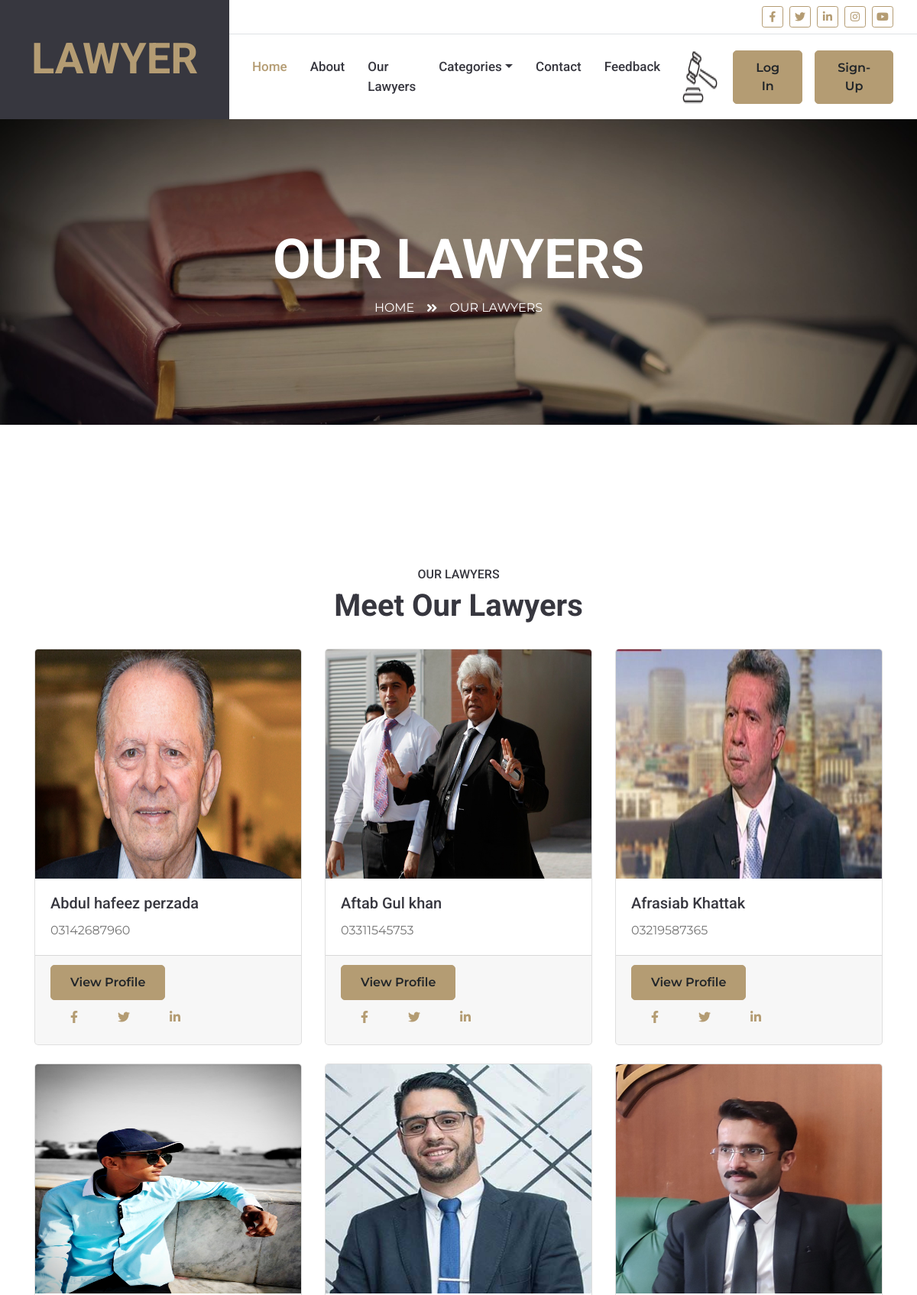
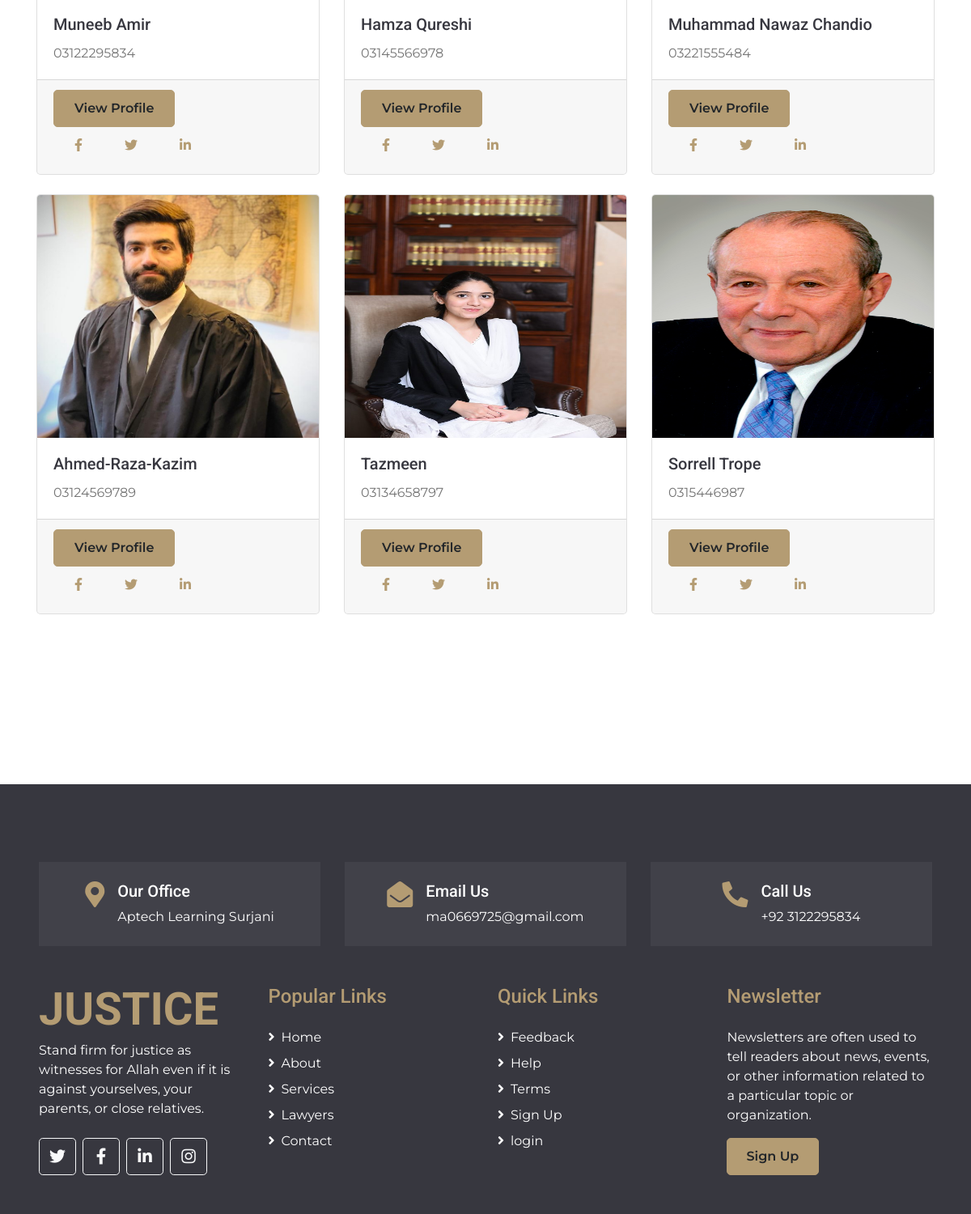
The page /laawyer.PHP on the database its author committed (2 pictures, top to bottom).
### tables this page shows
CREATE TABLE `lawyers` (
  `lawyer_id` int(11) NOT NULL,
  `lawyer_name` varchar(255) NOT NULL,
  `contact_number` varchar(20) NOT NULL,
  `image` varchar(2000) NOT NULL
);

### laawyer.PHP (the view, shortened to what this page needs)
<!DOCTYPE html>
<html lang="en">
<head>
    <link href="https://cdnjs.cloudflare.com/ajax/libs/font-awesome/5.10.0/css/all.min.css" rel="stylesheet">
    <link href="lib/owlcarousel/assets/owl.carousel.min.css" rel="stylesheet">
    <link href="lib/tempusdominus/css/tempusdominus-bootstrap-4.min.css" rel="stylesheet" />
    <link href="css/style.css" rel="stylesheet">
</head>
<body>
    <?php include('header.php'); ?>
    <div class="container-fluid bg-page-header" style="margin-bottom: 90px; background-image:url(image/book.jpg); ">
        <div class="container">
            <div class="d-flex flex-column align-items-center justify-content-center" style="min-height: 400px">
                <h3 class="display-3 text-white text-uppercase">Our Lawyers</h3>
                <div class="d-inline-flex text-white">
                    <p class="m-0 text-uppercase"><a class="text-white" href="">Home</a></p>
                    <i class="fa fa-angle-double-right pt-1 px-3"></i>
                    <p class="m-0 text-uppercase">Our Lawyers</p>
                </div>
            </div>
        </div>
    </div>
    <div class="container-fluid py-5">
        <div class="container py-5">
            <div class="text-center pb-2">
                <h6 class="text-uppercase">Our Lawyers</h6>
                <h1 class="mb-4">Meet Our Lawyers</h1>
            </div>
            <div class="row">
                <?php
                include('connect.php');
                $sql = "SELECT * FROM lawyers";
                $result = mysqli_query($con, $sql);
                if (mysqli_num_rows($result) ) {
                    while ($row = mysqli_fetch_assoc($result)) {
                        $lawyer_name = $row['lawyer_name'];
                        $contact_number = $row['contact_number'];
                        $image = $row['image'];
                        echo '<div class="col-12 col-md-4">';
                        echo '<div class="card mb-4">';
                        echo '<img style="height:300px;" src="upload_img/' . $image . '" class="card-img-top" alt="' . $lawyer_name . '">';
                        echo '<div class="card-body">';
                        echo '<h5 class="card-title">' . $lawyer_name . '</h5>';
                        echo '<p class="card-text">' . $contact_number . '</p>';
                        echo '</div>';
                        echo '<div class="card-footer">';
                        echo '<a href="discription.php" class="btn btn-primary">View Profile</a>';
                        echo '<div class="team-social">';
                        echo '<a href="#" class="btn btn-link"><i class="fab fa-facebook-f"></i></a>';
                        echo '<a href="#" class="btn btn-link"><i class="fab fa-twitter"></i></a>';
                        echo '<a href="#" class="btn btn-link"><i class="fab fa-linkedin-in"></i></a>';
                        echo '</div>';
                        echo '</div>';
                        echo '</div>';
                        echo '</div>';
                    }
                } else {
                    echo '<p>No lawyers found.</p>';
                }
                ?>
            </div>
        </div>
    </div>
    <?php include('footer.php'); ?>
</body>
</html>

### header.php (shortened to what this page needs)
<!DOCTYPE html>
<html lang="en">
<head>
    <link href="https://cdnjs.cloudflare.com/ajax/libs/font-awesome/5.10.0/css/all.min.css" rel="stylesheet">
    <link href="lib/owlcarousel/assets/owl.carousel.min.css" rel="stylesheet">
    <link href="lib/tempusdominus/css/tempusdominus-bootstrap-4.min.css" rel="stylesheet" />
    <link href="css/style.css" rel="stylesheet">
</head>
<body>
<div class="container-fluid">
        <div class="row">
            <div class="col-lg-3 bg-secondary d-none d-lg-block">
                <a href="index1.html" class="navbar-brand w-100 h-100 m-0 p-0 d-flex align-items-center justify-content-center">
                    <h1 class="m-0 display-4 text-primary text-uppercase">Lawyer</h1>
                </a>
            </div>
            <div class="col-lg-9">
                <div class="row bg-white border-bottom d-none d-lg-flex">
                    <div class="col-lg-7 text-left">
                    </div>
                    <div class="col-lg-5 text-right">
                        <div class="d-inline-flex align-items-center p-2">
                            <a class="btn btn-sm btn-outline-primary btn-sm-square mr-2" href="https://www.facebook.com/">
                                <i class="fab fa-facebook-f"></i>
                            </a>
                            <a class="btn btn-sm btn-outline-primary btn-sm-square mr-2" href="https://twitter.com/">
                                <i class="fab fa-twitter"></i>
                            </a>
                            <a class="btn btn-sm btn-outline-primary btn-sm-square mr-2" href="https://pk.linkedin.com/">
                                <i class="fab fa-linkedin-in"></i>
                            </a>
                            <a class="btn btn-sm btn-outline-primary btn-sm-square mr-2" href="https://www.instagram.com/i_muneeb_1/">
                                <i class="fab fa-instagram"></i>
                            </a>
                            <a class="btn btn-sm btn-outline-primary btn-sm-square mr-2" href="https://www.youtube.com/@Muneeb_editx-nd4kp">
                                <i class="fab fa-youtube"></i>
                            </a>
                        </div>
                    </div>
                </div>
                <nav class="navbar navbar-expand-lg bg-white navbar-light p-0">
                    <div class="collapse navbar-collapse justify-content-between" id="navbarCollapse">
                        <div class="navbar-nav mr-auto py-0">
                            <a href="index1.php" class="nav-item nav-link active">Home</a>
                            <a href="about.php" class="nav-item nav-link">About</a>
                            <a href="laawyer.php" class="nav-item nav-link">Our Lawyers</a>
                            <div class="nav-item dropdown">
                                <a href="#" class="nav-link dropdown-toggle" data-toggle="dropdown">Categories</a>
                            </div>
                            <a href="contact.php" class="nav-item nav-link">Contact</a>
                            <a href="feedback.php" class="nav-item nav-link">Feedback</a>
                            <img class="mr-3" src="image/hammer.png" alt="">
                        </div>
                        <a href="login.php" class="btn btn-primary mr-3 d-none d-lg-block">Log In</a>
                        <a href="register.php" class="btn btn-primary mr-3 d-none d-lg-block">Sign-Up</a>
                    </div>
                </nav>
            </div>
        </div>
    </div>
</body>
</html>

### footer.php (shortened to what this page needs)
<!DOCTYPE html>
<html lang="en">
<head>
</head>
<body>
<div class="container-fluid bg-secondary text-white pt-5 px-sm-3 px-md-5" style="margin-top: 90px;">
        <div class="row mt-5">
            <div class="col-lg-4">
                <div class="d-flex justify-content-lg-center p-4" style="background: rgba(256, 256, 256, .05);">
                    <i class="fa fa-2x fa-map-marker-alt text-primary"></i>
                    <div class="ml-3">
                        <h5 class="text-white">Our Office</h5>
                        <p class="m-0">Aptech Learning Surjani</p>
                    </div>
                </div>
            </div>
            <div class="col-lg-4">
                <div class="d-flex justify-content-lg-center p-4" style="background: rgba(256, 256, 256, .05);">
                    <i class="fa fa-2x fa-envelope-open text-primary"></i>
                    <div class="ml-3">
                        <h5 class="text-white">Email Us</h5>
                        <p class="m-0">ma0669725@gmail.com</p>
                    </div>
                </div>
            </div>
            <div class="col-lg-4">
                <div class="d-flex justify-content-lg-center p-4" style="background: rgba(256, 256, 256, .05);">
                    <i class="fa fa-2x fa-phone-alt text-primary"></i>
                    <div class="ml-3">
                        <h5 class="text-white">Call Us</h5>
                        <p class="m-0">+92 3122295834</p>
                    </div>
                </div>
            </div>
        </div>
        <div class="row pt-5">
            <div class="col-lg-3 col-md-6 mb-5">
                <a href="index.html" class="navbar-brand">
                    <h1 class="m-0 mt-n2 display-4 text-primary text-uppercase">Justice</h1>
                </a>
                <p>Stand firm for justice as witnesses for Allah even if it is against yourselves, your parents, or close relatives.</p>
                <div class="d-flex justify-content-start mt-4">
                    <a class="btn btn-lg btn-outline-light btn-lg-square mr-2" href="https://twitter.com/"><i class="fab fa-twitter"></i></a>
                    <a class="btn btn-lg btn-outline-light btn-lg-square mr-2" href="https://facebook.com/"><i class="fab fa-facebook-f"></i></a>
                    <a class="btn btn-lg btn-outline-light btn-lg-square mr-2" href="https://linkedin.com/"><i class="fab fa-linkedin-in"></i></a>
                    <a class="btn btn-lg btn-outline-light btn-lg-square" href="https://www.instagram.com/i_muneeb_1/"><i class="fab fa-instagram"></i></a>
                </div>
            </div>
            <div class="col-lg-3 col-md-6 mb-5">
                <h4 class="font-weight-semi-bold text-primary mb-4">Popular Links</h4>
                <div class="d-flex flex-column justify-content-start">
                    <a class="text-white mb-2" href="index1.php"><i class="fa fa-angle-right mr-2"></i>Home</a>
                    <a class="text-white mb-2" href="about.php"><i class="fa fa-angle-right mr-2"></i>About</a>
                    <a class="text-white mb-2" href="discription.php"><i class="fa fa-angle-right mr-2"></i>Services</a>
                    <a class="text-white mb-2" href="laawyer.php"><i class="fa fa-angle-right mr-2"></i>Lawyers</a>
                    <a class="text-white" href="contact.php"><i class="fa fa-angle-right mr-2"></i>Contact</a>
                </div>
            </div>
            <div class="col-lg-3 col-md-6 mb-5">
                <h4 class="font-weight-semi-bold text-primary mb-4">Quick Links</h4>
                <div class="d-flex flex-column justify-content-start">
                    <a class="text-white mb-2" href="Feedback.php"><i class="fa fa-angle-right mr-2"></i>Feedback</a>
                    <a class="text-white mb-2" href="contact.php"><i class="fa fa-angle-right mr-2"></i>Help</a>
                    <a class="text-white mb-2" href="index1.php"><i class="fa fa-angle-right mr-2"></i>Terms</a>
                    <a class="text-white mb-2" href="register.php"><i class="fa fa-angle-right mr-2"></i>Sign Up</a>
                    <a class="text-white" href="login.php"><i class="fa fa-angle-right mr-2"></i>login</a>
                </div>
            </div>
            <div class="col-lg-3 col-md-6 mb-5">
                <h4 class="font-weight-semi-bold text-primary mb-4">Newsletter</h4>
                <p>Newsletters are often used to tell readers about news, events, or other information related to a particular topic or organization.</p>
                <div class="w-100">
                        <div class="input-group-append">
                            <button href="register.php" class="btn btn-primary px-4">Sign Up</button>
                        </div>
                    </div>
                </div>
            </div>
        </div>
</body>
</html>

### rows shown on the page
lawyers: image (picture), lawyer_name "Abdul hafeez perzada", contact_number "03142687960"
lawyers: image (picture), lawyer_name "Aftab Gul khan", contact_number "03311545753"
lawyers: image+lawyer_name (picture), lawyer_name "Afrasiab Khattak", contact_number "03219587365"
lawyers: image (picture), lawyer_name "Muneeb Amir", contact_number "03122295834"
lawyers: image+lawyer_name (picture), lawyer_name "Hamza Qureshi", contact_number "03145566978"
lawyers: image+lawyer_name (picture), lawyer_name "Muhammad Nawaz Chandio", contact_number "03221555484"
lawyers: image+lawyer_name (picture), lawyer_name "Ahmed-Raza-Kazim", contact_number "03124569789"
lawyers: image+lawyer_name (picture), lawyer_name "Tazmeen", contact_number "03134658797"
lawyers: image+lawyer_name (picture), lawyer_name "Sorrell Trope", contact_number "0315446987"
